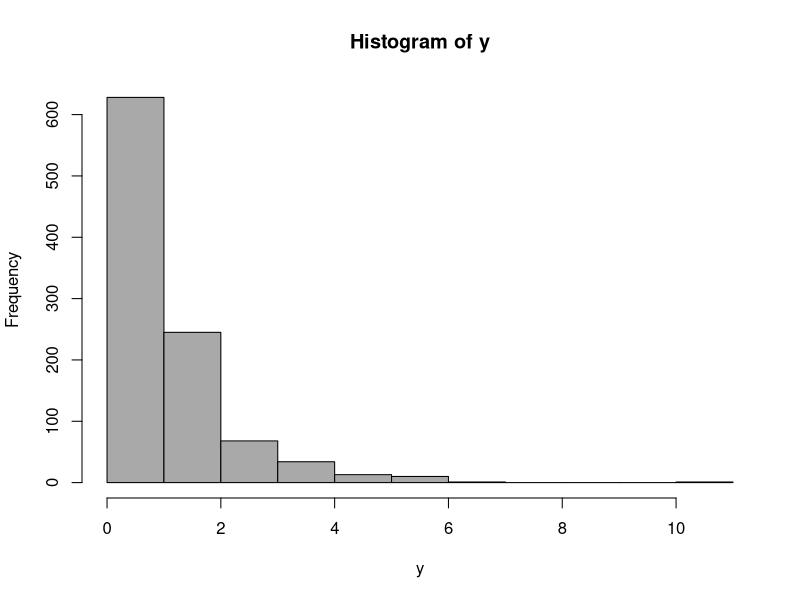
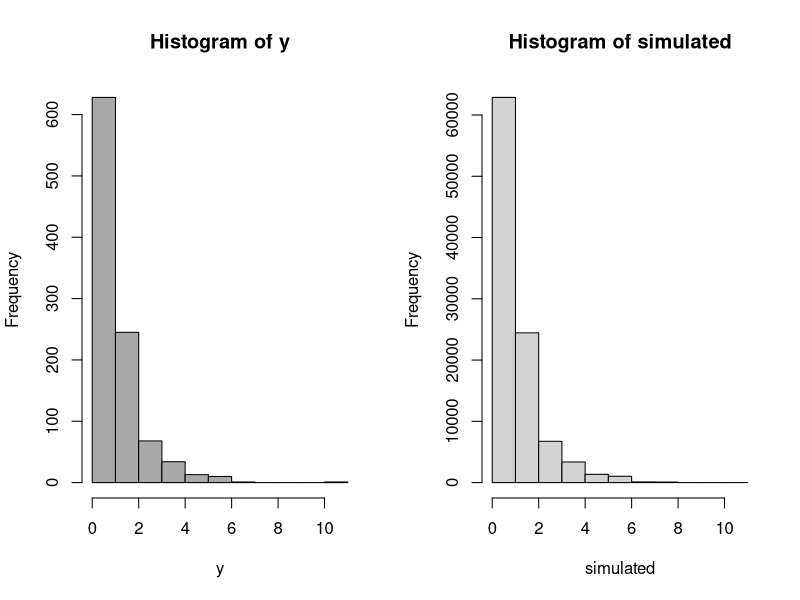
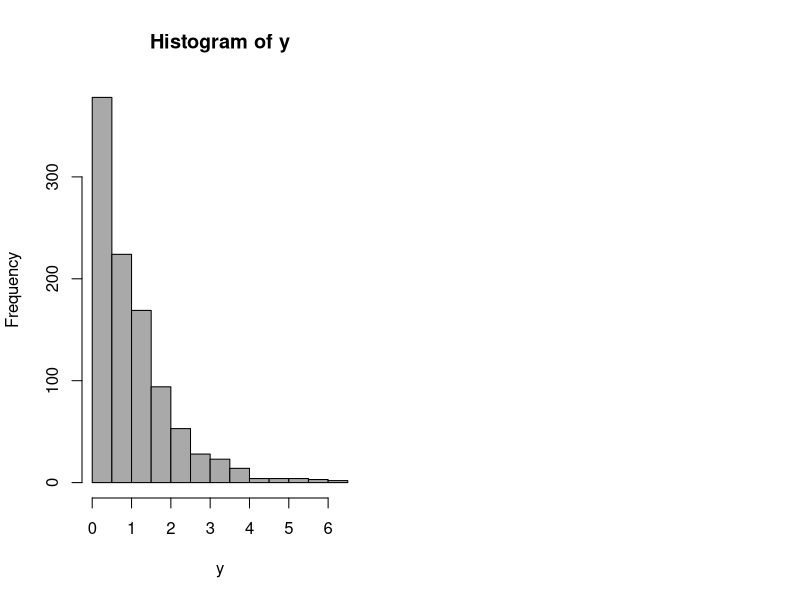
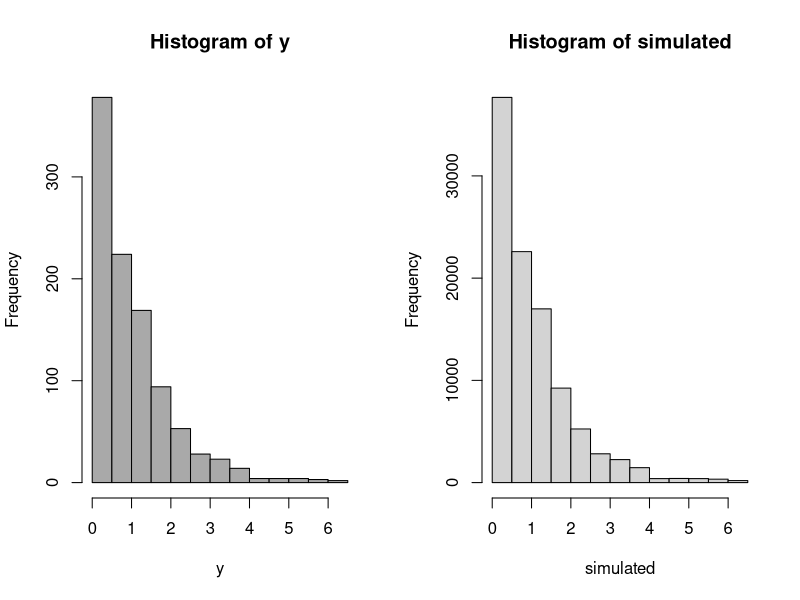

Here is the R script that generated these plots, in order:

#### Function to simulate a histogram as a uniform distributions mixture ######
## ARGUMENTS:
## breaks: A vector with the limits of the histogram intervals 
##     rf: A vector with the relative frequencies for each interval
##      n: The size of the simulated sample
##   seed: The seed used for the simulation (OPTIONAL)
## The outcome is a vector with the simulated values. It could be stored in a variable


hist.sample=function(breaks,rf,n, seed=NULL){
  if(is.null(seed)){
    muestra.intervalos=sample(1:length(rf), replace=T, prob=rf,size = n) 
    tabla=table(muestra.intervalos)
    c=unlist(tabla)
    (intervals=as.numeric(names(tabla)))
    (f=as.numeric(c))
    muestra.hist=rep(0,n)
    fcumul=cumsum(f)
    muestra.hist[1: f[1] ]=runif(f[1], min=breaks[1], max=breaks[2])
    for(i in 2:length(f)){
      a=f[i-1];b=f[i+1]
      muestra.hist[(fcumul[i-1]+1):fcumul[i]]=runif(f[i], min =breaks[i], max = breaks[i+1])
     }  
  }else{
    set.seed(seed)
    muestra.intervalos=sample(1:length(rf), replace=T, prob=rf,size = n) 
    tabla=table(muestra.intervalos)
    c=unlist(tabla)
    (intervals=as.numeric(names(tabla)))
    (f=as.numeric(c))
    muestra.hist=rep(0,n)
    fcumul=cumsum(f)
    muestra.hist[1: f[1] ]=runif(f[1], min=breaks[1], max=breaks[2])
    for(i in 2:length(f)){
    set.seed(seed)
    muestra.hist[(fcumul[i-1]+1):fcumul[i]]=runif(f[i], min =breaks[i], max = breaks[i+1])
      
    }
    
  }
  return(muestra.hist)
}

#### EXAMPLE 1: Normal distribution ######

set.seed(12345)
y=rnorm(1000)
y=rgamma(1000,shape = 1,scale = 1)
info=hist(y, breaks="Sturges", col="darkgray")
probability=info$counts/sum(info$counts)

simulated=hist.sample(info$breaks,info$counts/sum(info$counts),100000)

par(mfrow=c(1,2))

hist(y, breaks="Sturges", col="darkgray");hist(simulated,breaks=info$breaks)

#### EXAMPLE 1: Gamma distribution ######
set.seed(12345)
y=rgamma(1000,shape = 1,scale = 1)
info=hist(y, breaks="Sturges", col="darkgray")
probability=info$counts/sum(info$counts)

simulated=hist.sample(info$breaks,info$counts/sum(info$counts),100000)

par(mfrow=c(1,2))

hist(y, breaks="Sturges", col="darkgray");hist(simulated,breaks=info$breaks)
